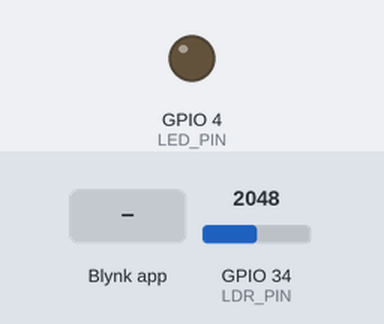
A sketch run on a simulated ESP32. On the bench: output pins drawn as LEDs (lit = HIGH). The test bench sets the inputs (shaded band); at power-on: GPIO 34 (LDR_PIN) = 2048. WiFi joins after 1.5 s; servers stay silent unless stated; what the sketch prints to the serial monitor is not drawn.

Above: at 3.0 s.
3.1 s: GPIO 34 (LDR_PIN) set to 3873
5.3 s: GPIO 34 (LDR_PIN) set to 3966
At 6.6 s:
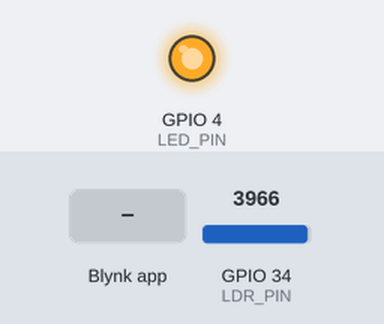
7.3 s: Blynk app writes 1 to V2
8.8 s: Blynk app writes 1 to V0
10.3 s: Blynk app writes 0 to V0
At 11.0 s:
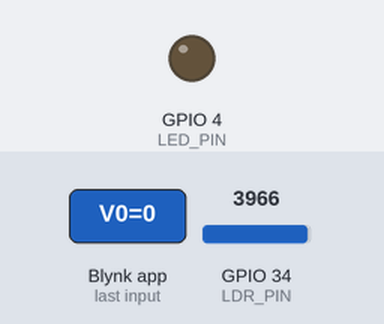
Timing chart, 0 to 12.8 s (numbered marks = the images above; inputs shaded):
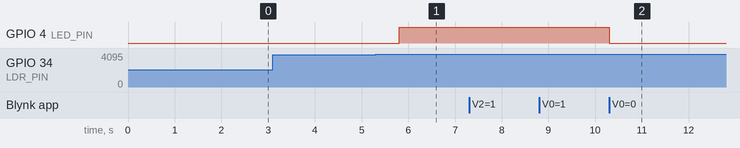

Measured:
- the behaviour switches between 3900 and 3901 on GPIO 34 (LDR_PIN) (found by bisection; images 0 and 1)
- after the input at 3.1 s, every drawn part: stays the same
- after the input at 5.3 s, GPIO 4 (LED_PIN): LOW → HIGH after 0.51 s
- after the input at 7.3 s, every drawn part: stays the same
- after the input at 8.8 s, every drawn part: stays the same
- after the input at 10.3 s, GPIO 4 (LED_PIN): HIGH → LOW at once

The sketch:

ldr.ino
```cpp
#define LED_PIN 4         // GPIO pin where the LED is connected
#define LDR_PIN 34        // GPIO pin where the LDR is connected (use an ADC1 pin)

#define BLYNK_TEMPLATE_ID "TMPL3DrVUmhYp"
#define BLYNK_TEMPLATE_NAME "ldr"
#define BLYNK_AUTH_TOKEN "_NKaO-IGilhNCvzazpUJfekrmS7CRAGG"

#include <WiFi.h>
#include <BlynkSimpleEsp32.h>

// Wi-Fi credentials
#define WIFI_SSID "POCO M2"
#define WIFI_PASSWORD "hellomom"

BlynkTimer timer;

// Variables for mode control
bool manualMode = false;
int ledState = 0;  // Keep track of manual LED state

void setup() {
  // Initialize serial communication at a baud rate of 115200
  Serial.begin(115200);

  // Configure the LED_PIN as an output
  pinMode(LED_PIN, OUTPUT);
  WiFi.begin(WIFI_SSID, WIFI_PASSWORD);
  Serial.print("Connecting to Wi-Fi");
  while (WiFi.status() != WL_CONNECTED) {
    delay(500);
    Serial.print(".");
  }
  Serial.println();
  Serial.println("Connected to Wi-Fi");

  // Connect to Blynk
  Blynk.begin(BLYNK_AUTH_TOKEN, WIFI_SSID, WIFI_PASSWORD);

  // Start with the LED turned off
  digitalWrite(LED_PIN, LOW);

  // Set a timer to send LDR values every 2 seconds
  timer.setInterval(2000, sendLDR);
}

void sendLDR() {
  if (!manualMode) {  // Only control the LED automatically if manual mode is off
    // Read the analog value from the LDR
    int ldrValue = analogRead(LDR_PIN);

    // Print the LDR value to the Serial Monitor
    Serial.print("LDR Value: ");
    Serial.println(ldrValue);

    // Send LDR value to Blynk app
    Blynk.virtualWrite(V1, ldrValue);  // V1 is a virtual pin for LDR value

    // Control the LED based on the LDR value
    if (ldrValue > 3900) {  // Adjust this threshold value as per your requirement
      digitalWrite(LED_PIN, HIGH);  // Turn on the LED
      Serial.println("LED ON");
    } else {
      digitalWrite(LED_PIN, LOW);  // Turn off the LED
      Serial.println("LED OFF");
    }
  }
}

void loop() {
  Blynk.run();
  timer.run(); // Run the timer to send the LDR value at intervals
}

// Blynk function to control LED state in manual mode (V0 switch)
BLYNK_WRITE(V0) {
  if (manualMode) {  // Only control the LED if manual mode is active
    ledState = param.asInt();  // Get the state of the switch (1 for ON, 0 for OFF)
    if (ledState == 1) {
      digitalWrite(LED_PIN, HIGH); // Turn on the LED
      Serial.println("LED ON (Manual Mode)");
    } else {
      digitalWrite(LED_PIN, LOW);  // Turn off the LED
      Serial.println("LED OFF (Manual Mode)");
    }
  }
}

// Blynk function to toggle between automatic and manual mode (V2 switch)
BLYNK_WRITE(V2) {
  int mode = param.asInt();  // Get the state of the switch (1 for Manual, 0 for Auto)
  if (mode == 1) {
    manualMode = true;
    Serial.println("Manual Mode ON");
  } else {
    manualMode = false;
    Serial.println("Automatic Mode ON");
  }
}
```
